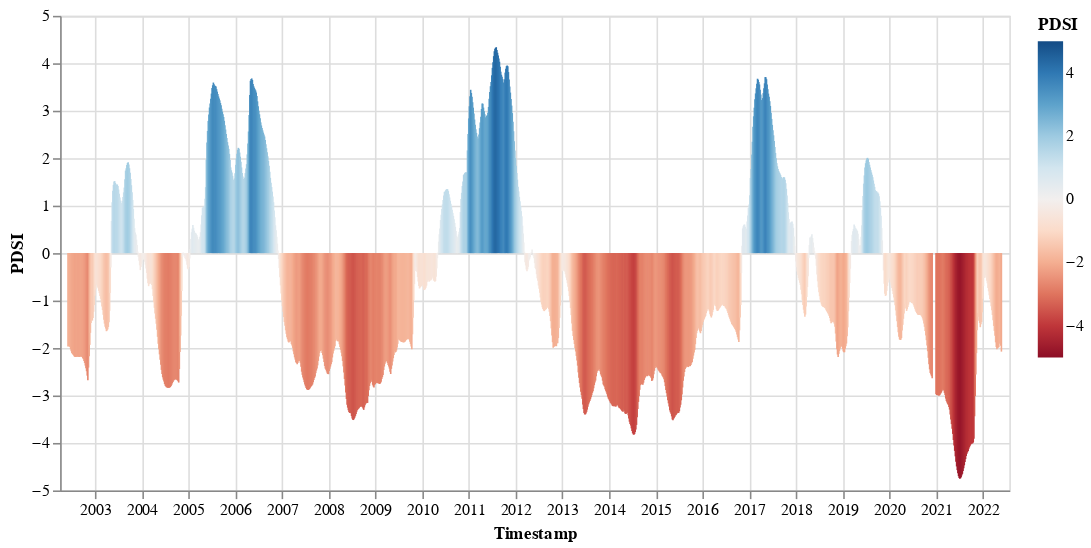

Notebook source saved alongside this figure:
### Markdown cell above
* PDSI 시계열 데이터를 bar chart를 통해 분석해봅시다. 
  * x축 : Timestamp
  * y축 : PDSI
  * Color : PDSI 
    * `scale = alt.Scale(scheme='redblue', domain=(-5, 5))`
  * Tooltip : x축, y축 (Timestamp, PDSI)
  
* 여기서는 각 timestamp마다 PDSI value가 대응되므로 위의 예시처럼  aggregation을 할 필요가 없습니다.

### Code cell
alt.Chart(pdsi_df).mark_bar(size=1).encode(
    x="Timestamp",
    y="PDSI:Q",
    color=alt.Color("PDSI", scale = alt.Scale(scheme='redblue', domain=(-5, 5))),
    tooltip = [alt.Tooltip()]
    
).properties(width=600, height=300)

### Figure 1 — Vega-Lite specification as saved in the notebook (floating-point values rounded to 4 significant figures; data arrays with more than 128 entries replaced by an {"elided": "..."} marker saying what was removed)
{"config": {"view": {"continuousWidth": 400, "continuousHeight": 300}}, "data": {"name": "data-57fe037d9fb61f091aa6445c7c137113"}, "mark": {"type": "bar", "size": 1}, "encoding": {"color": {"field": "PDSI", "scale": {"domain": [-5, 5], "scheme": "redblue"}, "type": "quantitative"}, "tooltip": [{}], "x": {"field": "Timestamp", "type": "temporal"}, "y": {"field": "PDSI", "type": "quantitative"}}, "height": 300, "width": 600, "$schema": "https://vega.github.io/schema/vega-lite/v4.17.0.json", "datasets": {"data-57fe037d9fb61f091aa6445c7c137113": {"elided": "1454 records"}}}
